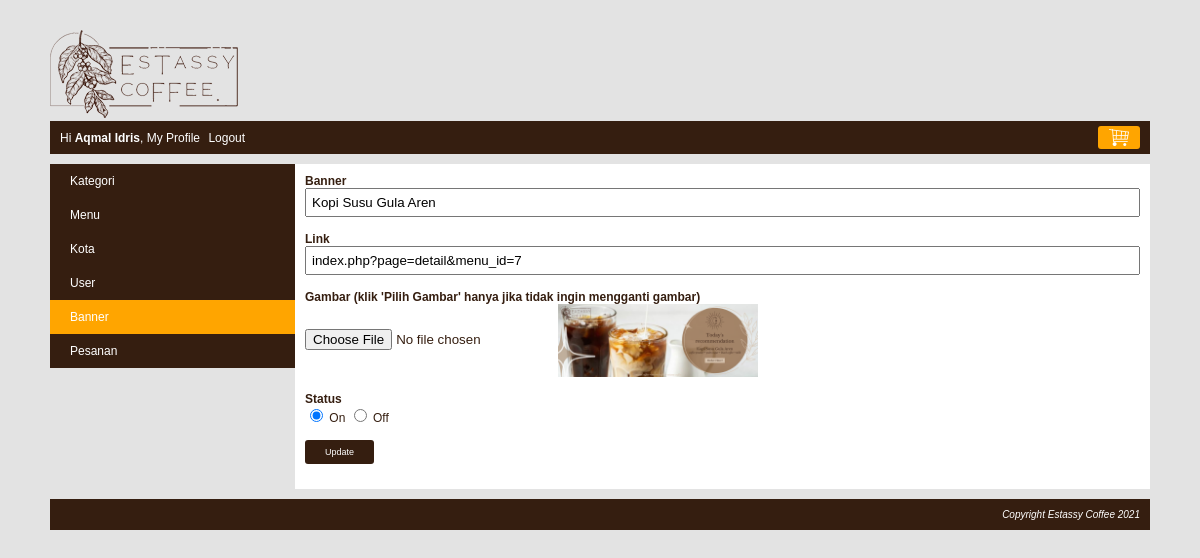
The app's page /index.php?page=my_profile&module=banner&action=form&banner_id=5 (signed in) with its own data.
### tables this page shows
CREATE TABLE `banner` (
  `banner_id` int(10) NOT NULL,
  `banner` varchar(100) NOT NULL,
  `gambar` varchar(150) NOT NULL,
  `link` varchar(500) NOT NULL,
  `status` enum('on','off') NOT NULL
);

### module/banner/form.php (the view)
<?php
    $banner_id = isset($_GET['banner_id']) ? $_GET['banner_id'] : "";
    $banner = "";
    $link = "";
    $gambar = "";
	$keterangan_gambar = "";
    $status = "";
    $button = "Add";
    if($banner_id != "")
    {
        $button = "Update";
        $queryBanner = mysqli_query($koneksi, "SELECT * FROM banner WHERE banner_id='$banner_id'");
        $row=mysqli_fetch_array($queryBanner);
		$banner = $row["banner"];
		$link = $row["link"];
		$gambar = "<img src='". BASE_URL."images/slide/$row[gambar]' style='width: 200px;vertical-align: middle;' />";
		$keterangan_gambar = "(klik 'Pilih Gambar' hanya jika tidak ingin mengganti gambar)";
		$status = $row["status"];
    }
?>
<form action="<?php echo BASE_URL."module/banner/action.php?banner_id=$banner_id"?>" method="post" enctype="multipart/form-data">
	<div class="element-form">
		<label>Banner</label>
		<span><input type="text" name="banner" value="<?php echo $banner; ?>" /></span>
	</div>
	<div class="element-form">
		<label>Link</label>
		<span><input type="text" name="link" value="<?php echo $link; ?>" /></span>
	</div>
	<div class="element-form">
		<label>Gambar <?php echo $keterangan_gambar; ?></label>
		<span><input type="file" name="file" /><?php echo $gambar; ?></span>
	</div>
	<div class="element-form">
		<label>Status</label>
		<span>
			<input type="radio" value="on" name="status" <?php if($status == "on"){ echo "checked"; } ?> /> On
			<input type="radio" value="off" name="status" <?php if($status == "off"){ echo "checked"; } ?> /> Off
		</span>
	</div>
	<div class="element-form">
		<span><input type="submit" name="button" value="<?php echo $button; ?>" class="submit-my-profile" /></span>
	</div>
</form>

### css/style.css (style rules this page uses)
body { font-family:arial; font-size:12px; color:#351E10; background:#e3e3e3; margin:0px; }
.element-form { margin-bottom: 15px; }
.element-form label { display: block; font-weight: bold; }
.element-form span { display: block; }
.element-form span input[type="text"], .element-form span input[type="password"], .element-form span textarea, .element-form span select { width: 100%; padding: 5px; box-sizing: border-box; }
.element-form span input[type="submit"] { background: #351E10; border: none; color: white; padding: 7px 20px; border-radius: 3px; font-size: 9px; cursor: pointer; }

### records on screen
banner: banner "Kopi Susu Gula Aren", link "index.php?page=detail&menu_id=7", gambar (picture), status "☑"

### other values on screen
$nama "Aqmal Idris"
$keterangan_gambar "(klik 'Pilih Gambar' hanya jika tidak ingin mengganti gambar)"
